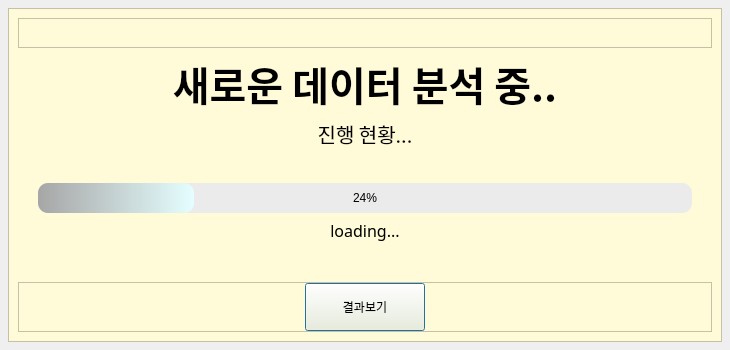
<?xml version="1.0" encoding="UTF-8"?>
<ui version="4.0">
 <class>Dialog</class>
 <widget class="QDialog" name="Dialog">
  <property name="geometry">
   <rect>
    <x>0</x>
    <y>0</y>
    <width>730</width>
    <height>350</height>
   </rect>
  </property>
  <property name="windowTitle">
   <string>Dialog</string>
  </property>
  <layout class="QVBoxLayout" name="verticalLayout_2">
   <property name="spacing">
    <number>0</number>
   </property>
   <property name="leftMargin">
    <number>8</number>
   </property>
   <property name="topMargin">
    <number>8</number>
   </property>
   <property name="rightMargin">
    <number>8</number>
   </property>
   <property name="bottomMargin">
    <number>8</number>
   </property>
   <item>
    <widget class="QFrame" name="frame">
     <property name="styleSheet">
      <string notr="true">background-color: rgb(255, 250, 216);</string>
     </property>
     <property name="frameShape">
      <enum>QFrame::StyledPanel</enum>
     </property>
     <property name="frameShadow">
      <enum>QFrame::Raised</enum>
     </property>
     <layout class="QVBoxLayout" name="verticalLayout">
      <item>
       <widget class="QFrame" name="frame_2">
        <property name="minimumSize">
         <size>
          <width>0</width>
          <height>30</height>
         </size>
        </property>
        <property name="maximumSize">
         <size>
          <width>16777215</width>
          <height>30</height>
         </size>
        </property>
        <property name="frameShape">
         <enum>QFrame::StyledPanel</enum>
        </property>
        <property name="frameShadow">
         <enum>QFrame::Raised</enum>
        </property>
       </widget>
      </item>
      <item>
       <widget class="QLabel" name="label_title">
        <property name="font">
         <font>
          <family>맑은 고딕</family>
          <pointsize>30</pointsize>
         </font>
        </property>
        <property name="text">
         <string>&lt;strong&gt;새로운 데이터 분석 중..</string>
        </property>
        <property name="alignment">
         <set>Qt::AlignCenter</set>
        </property>
       </widget>
      </item>
      <item>
       <widget class="QLabel" name="label_2">
        <property name="font">
         <font>
          <family>맑은 고딕</family>
          <pointsize>15</pointsize>
         </font>
        </property>
        <property name="locale">
         <locale language="Kpelle" country="Liberia"/>
        </property>
        <property name="text">
         <string>진행 현황...</string>
        </property>
        <property name="alignment">
         <set>Qt::AlignHCenter|Qt::AlignTop</set>
        </property>
       </widget>
      </item>
      <item>
       <widget class="QProgressBar" name="progressBar">
        <property name="minimumSize">
         <size>
          <width>0</width>
          <height>30</height>
         </size>
        </property>
        <property name="maximumSize">
         <size>
          <width>16777215</width>
          <height>30</height>
         </size>
        </property>
        <property name="styleSheet">
         <string notr="true">QProgressBar{
	border-style: none;
	border-radius: 10px;
	text-align: center;
	background-color: rgb(235, 235, 235);
	margin-left: 20px;
	margin-right: 20px;
}
QProgressBar::chunk{
	border-radius: 10px;
	background-color: qlineargradient(spread:pad, x1:0, y1:0.472, x2:1, y2:0.472, stop:0 rgba(166, 166, 166, 255), stop:1 rgba(229, 254, 255, 255));
}
</string>
        </property>
        <property name="value">
         <number>24</number>
        </property>
       </widget>
      </item>
      <item>
       <widget class="QLabel" name="label_3">
        <property name="font">
         <font>
          <family>맑은 고딕</family>
          <pointsize>12</pointsize>
         </font>
        </property>
        <property name="locale">
         <locale language="Kpelle" country="Liberia"/>
        </property>
        <property name="text">
         <string>loading...</string>
        </property>
        <property name="alignment">
         <set>Qt::AlignHCenter|Qt::AlignTop</set>
        </property>
       </widget>
      </item>
      <item>
       <widget class="QFrame" name="frame_3">
        <property name="sizePolicy">
         <sizepolicy hsizetype="Preferred" vsizetype="Preferred">
          <horstretch>0</horstretch>
          <verstretch>0</verstretch>
         </sizepolicy>
        </property>
        <property name="minimumSize">
         <size>
          <width>0</width>
          <height>30</height>
         </size>
        </property>
        <property name="maximumSize">
         <size>
          <width>16777215</width>
          <height>50</height>
         </size>
        </property>
        <property name="layoutDirection">
         <enum>Qt::LeftToRight</enum>
        </property>
        <property name="frameShape">
         <enum>QFrame::StyledPanel</enum>
        </property>
        <property name="frameShadow">
         <enum>QFrame::Raised</enum>
        </property>
        <layout class="QHBoxLayout" name="horizontalLayout">
         <property name="spacing">
          <number>0</number>
         </property>
         <property name="leftMargin">
          <number>0</number>
         </property>
         <property name="topMargin">
          <number>0</number>
         </property>
         <property name="rightMargin">
          <number>0</number>
         </property>
         <property name="bottomMargin">
          <number>0</number>
         </property>
         <item>
          <widget class="QPushButton" name="pushButton">
           <property name="sizePolicy">
            <sizepolicy hsizetype="Preferred" vsizetype="Preferred">
             <horstretch>0</horstretch>
             <verstretch>0</verstretch>
            </sizepolicy>
           </property>
           <property name="maximumSize">
            <size>
             <width>120</width>
             <height>16777215</height>
            </size>
           </property>
           <property name="text">
            <string>결과보기</string>
           </property>
          </widget>
         </item>
        </layout>
       </widget>
      </item>
     </layout>
    </widget>
   </item>
  </layout>
 </widget>
 <resources/>
 <connections/>
</ui>
